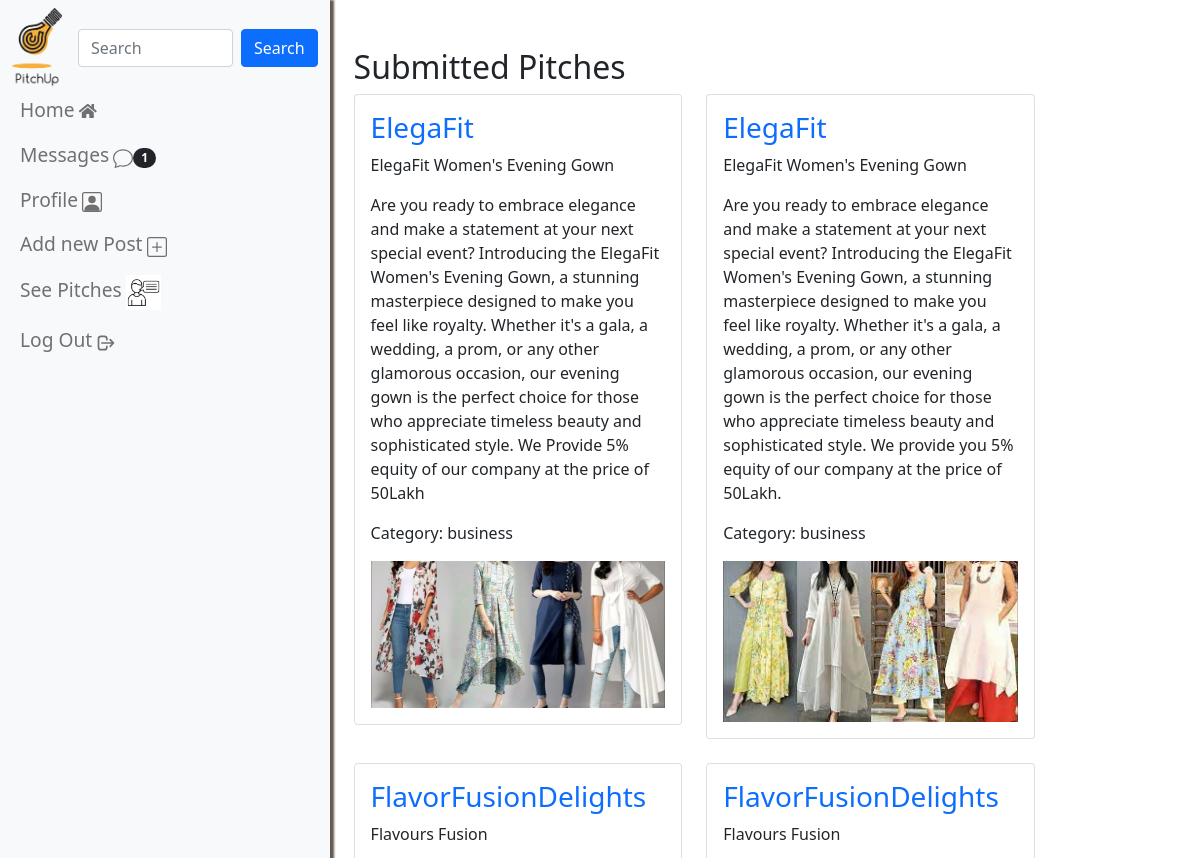
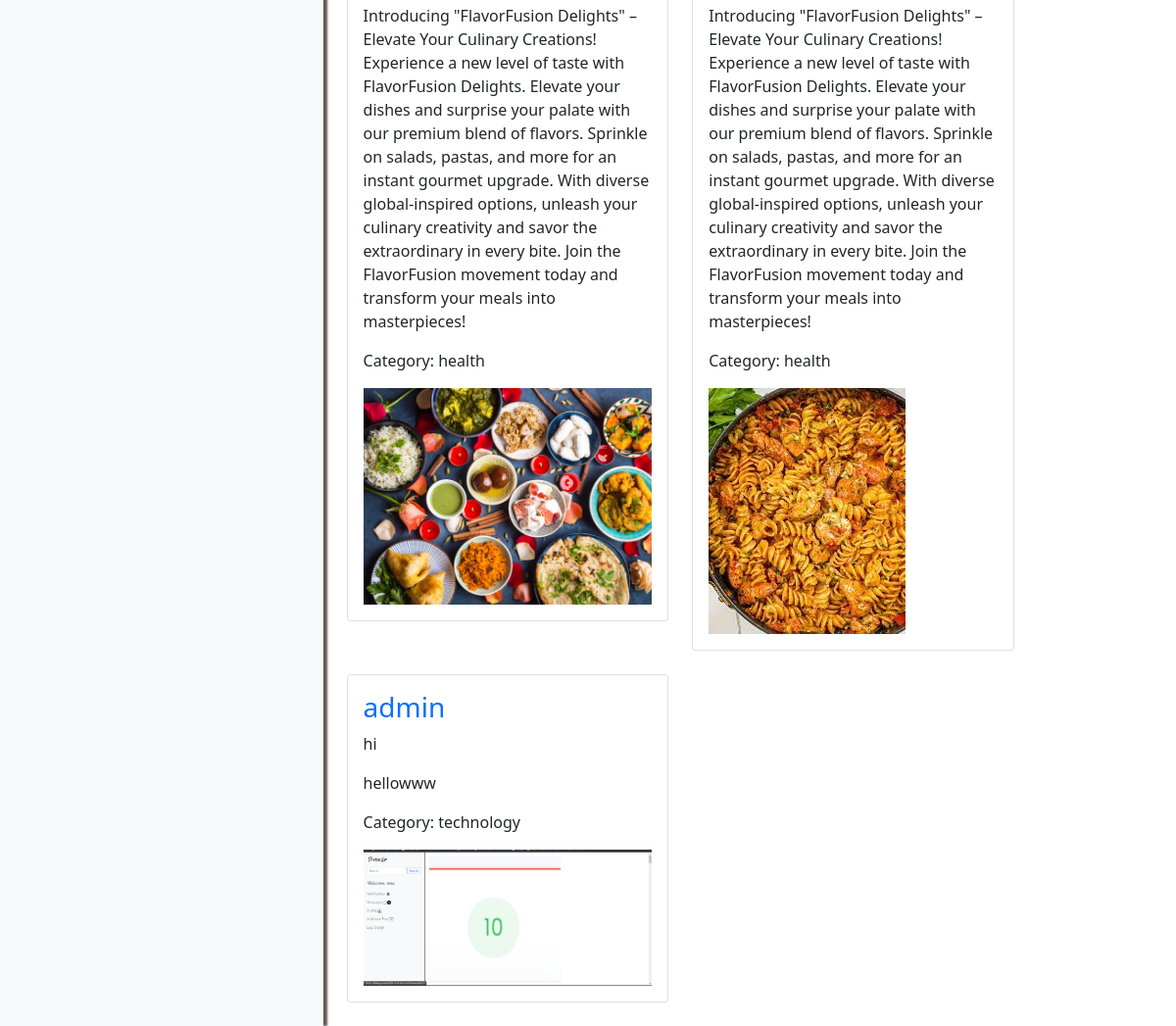
Screenshot of /pitch/view_pitches/ (signed in) with the database file from the repository (2 pictures, top to bottom).
### pitch/models.py (models this page shows, shortened)
class Pitch(models.Model):
    user = models.ForeignKey(User, on_delete=models.CASCADE)
    pitch_title = models.CharField(max_length=100)
    pitch_description = models.TextField()
    pitch_category = models.CharField(max_length=50)
    pitch_images = models.ImageField(upload_to='pitch_images/', blank=True, null=True)
    submission_date = models.DateTimeField(auto_now_add=True)

### pitch/views.py (the view)
# urls.py: path('view_pitches/', views.view_pitches, name='view_pitches'),
def view_pitches(request):
    pitches = Pitch.objects.all().order_by('-submission_date')  # Order by the user
    return render(request, 'pitch_list.html', {'pitches': pitches})

### pitchup/templates/pitch_list.html
{% extends 'base.html' %}
{% block content %}
<div class="container mt-5">
    <div class="row justify-content-center">
        <div class="col-md-12">
            <h2>Submitted Pitches</h2>
            <div class="row">
                {% for pitch in pitches %}
                <div class="col-md-5 mb-4">
                    <div class="card">
                        <div class="card-body">
                            <h3><a href="{% url 'profile' username=pitch.user.username %}" style="text-decoration: none;">{{ pitch.user.username }}</a></h3>
                            <p>{{ pitch.pitch_title }}</p>
                            <p>{{ pitch.pitch_description }}</p>
                            <p>Category: {{ pitch.pitch_category }}</p>
                            {% if pitch.pitch_images %}
                            <img src="{{ pitch.pitch_images.url }}" alt="Pitch Image" class="img-fluid">
                            {% endif %}
                        </div>
                    </div>
                </div>
                {% endfor %}
            </div>
        </div>
    </div>
</div>
{% endblock %}

### pitchup/static/css/direct.css (style rules this page uses)
:root { --body-bg: linear-gradient(135deg, #f5f7fa 0%, #c3cfe2 100%); --msger-bg: #fff; --border: 2px solid #ddd; --left-msg-bg: #ececec; --right-msg-bg: #579ffb; }

### rows the page displays
Pitch: user.username "ElegaFit", pitch_title "ElegaFit Women's Evening Gown", pitch_description "Are you ready to embrace elegance and make a statement at your next special event? Introducing the ElegaFit Women's Evening Gown, a stunning masterpiece designed to make you feel like royalty. Whether it's a gala, a wedding, a prom, or any other glamorous occasion, our evening gown is the perfect choice for those who appreciate timeless beauty and sophisticated style. We Provide 5% equity of our company at the price of 50Lakh", pitch_category "business", pitch_images (picture)
Pitch: user.username "ElegaFit", pitch_title "ElegaFit Women's Evening Gown", pitch_description "Are you ready to embrace elegance and make a statement at your next special event? Introducing the ElegaFit Women's Evening Gown, a stunning masterpiece designed to make you feel like royalty. Whether it's a gala, a wedding, a prom, or any other glamorous occasion, our evening gown is the perfect choice for those who appreciate timeless beauty and sophisticated style. We provide you 5% equity of our company at the price of 50Lakh.", pitch_category "business", pitch_images (picture)
Pitch: user.username "FlavorFusionDelights", pitch_title "Flavours Fusion", pitch_description "Introducing \"FlavorFusion Delights\" – Elevate Your Culinary Creations! Experience a new level of taste with FlavorFusion Delights. Elevate your dishes and surprise your palate with our premium blend of flavors. Sprinkle on salads, pastas, and more for an instant gourmet upgrade. With diverse global-inspired options, unleash your culinary creativity and savor the extraordinary in every bite. Join the FlavorFusion movement today and transform your meals into masterpieces!", pitch_category "health", pitch_images (picture)
Pitch: user.username "FlavorFusionDelights", pitch_title "Flavours Fusion", pitch_description "Introducing \"FlavorFusion Delights\" – Elevate Your Culinary Creations! Experience a new level of taste with FlavorFusion Delights. Elevate your dishes and surprise your palate with our premium blend of flavors. Sprinkle on salads, pastas, and more for an instant gourmet upgrade. With diverse global-inspired options, unleash your culinary creativity and savor the extraordinary in every bite. Join the FlavorFusion movement today and transform your meals into masterpieces!", pitch_category "health", pitch_images (picture)
Pitch: user.username "admin", pitch_title "hi", pitch_description "hellowww", pitch_category "technology", pitch_images (picture)
